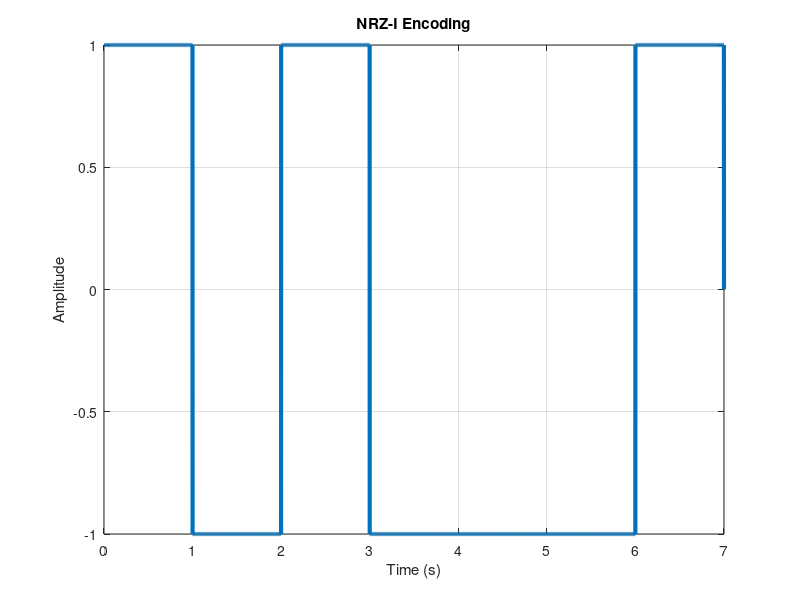

Here is the MATLAB script that generated this plot:
clc;
clear;
close all;

% Input Parameters
bits = [ 0 1 1 1 0 0 1];  % Binary sequence
bitrate = 1;               % Bitrate in bits per second
n = 1000;                  % Number of samples per bit
T = length(bits) / bitrate; % Total signal duration
N = n * length(bits);      % Total number of samples
dt = T / N;                % Time step for plotting

% Time Vector and Signal Initialization
t = 0:dt:T; 
x = zeros(1, length(t)); 
lastbit = 1;

% NRZ-I Encoding
for i = 1:length(bits)
    if bits(i) == 1
        x((i-1)*n+1:i*n) = -lastbit;  % Flip the voltage for 1
        lastbit = -lastbit;           % Update lastbit
    else
        x((i-1)*n+1:i*n) = lastbit;   % Keep the same voltage for 0
    end
end

% Plot the Encoded Signal
figure;
plot(t, x, 'Linewidth', 3); 
grid on;
title('NRZ-I Encoding');
xlabel('Time (s)');
ylabel('Amplitude');

% NRZ-I Decoding
result = zeros(1, length(bits));  % Pre-allocate result array
counter = 0; 
lastbit = 1;

for i = 1:length(t)
    if mod(i, n) == 1  % Check at the beginning of each bit interval
        counter = counter + 1; 
        if x(i) ~= lastbit
            result(counter) = 1;  % Voltage change indicates 1
            lastbit = -lastbit;   % Update lastbit
        else
            result(counter) = 0;  % No voltage change indicates 0
        end
    end
end

% Display Decoded Bits
disp('NRZ-I Decoding:'); 
disp(result);
